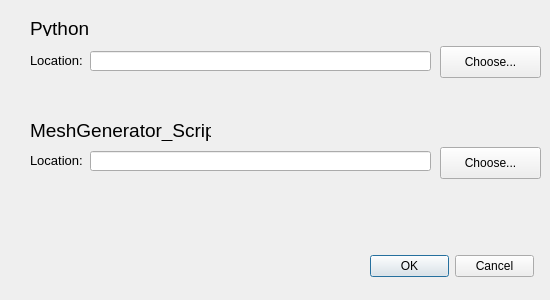
<?xml version="1.0" encoding="UTF-8"?>
<ui version="4.0">
 <class>Dialog</class>
 <widget class="QDialog" name="Dialog">
  <property name="geometry">
   <rect>
    <x>0</x>
    <y>0</y>
    <width>550</width>
    <height>300</height>
   </rect>
  </property>
  <property name="sizePolicy">
   <sizepolicy hsizetype="Fixed" vsizetype="Preferred">
    <horstretch>0</horstretch>
    <verstretch>0</verstretch>
   </sizepolicy>
  </property>
  <property name="minimumSize">
   <size>
    <width>400</width>
    <height>300</height>
   </size>
  </property>
  <property name="windowTitle">
   <string>Preferences...</string>
  </property>
  <widget class="QLabel" name="pythonLabel">
   <property name="geometry">
    <rect>
     <x>30</x>
     <y>20</y>
     <width>62</width>
     <height>16</height>
    </rect>
   </property>
   <property name="font">
    <font>
     <pointsize>14</pointsize>
    </font>
   </property>
   <property name="text">
    <string>Python</string>
   </property>
  </widget>
  <widget class="QLabel" name="pythonLocation">
   <property name="geometry">
    <rect>
     <x>30</x>
     <y>52</y>
     <width>62</width>
     <height>16</height>
    </rect>
   </property>
   <property name="font">
    <font>
     <pointsize>10</pointsize>
    </font>
   </property>
   <property name="text">
    <string>Location:</string>
   </property>
  </widget>
  <widget class="QLabel" name="meshGenLabel">
   <property name="geometry">
    <rect>
     <x>30</x>
     <y>120</y>
     <width>181</width>
     <height>21</height>
    </rect>
   </property>
   <property name="font">
    <font>
     <pointsize>14</pointsize>
    </font>
   </property>
   <property name="text">
    <string>MeshGenerator_Script</string>
   </property>
  </widget>
  <widget class="QLabel" name="mehGenLocation">
   <property name="geometry">
    <rect>
     <x>30</x>
     <y>152</y>
     <width>62</width>
     <height>16</height>
    </rect>
   </property>
   <property name="font">
    <font>
     <pointsize>10</pointsize>
    </font>
   </property>
   <property name="text">
    <string>Location:</string>
   </property>
  </widget>
  <widget class="QLineEdit" name="pythonEdit">
   <property name="geometry">
    <rect>
     <x>90</x>
     <y>51</y>
     <width>341</width>
     <height>20</height>
    </rect>
   </property>
  </widget>
  <widget class="QLineEdit" name="meshGenEdit">
   <property name="geometry">
    <rect>
     <x>90</x>
     <y>151</y>
     <width>341</width>
     <height>20</height>
    </rect>
   </property>
  </widget>
  <widget class="QDialogButtonBox" name="buttonBox">
   <property name="enabled">
    <bool>true</bool>
   </property>
   <property name="geometry">
    <rect>
     <x>370</x>
     <y>250</y>
     <width>164</width>
     <height>32</height>
    </rect>
   </property>
   <property name="standardButtons">
    <set>QDialogButtonBox::Cancel|QDialogButtonBox::Ok</set>
   </property>
  </widget>
  <widget class="QPushButton" name="pythonChoose">
   <property name="geometry">
    <rect>
     <x>440</x>
     <y>46</y>
     <width>101</width>
     <height>32</height>
    </rect>
   </property>
   <property name="text">
    <string>Choose...</string>
   </property>
  </widget>
  <widget class="QPushButton" name="scriptChoose">
   <property name="geometry">
    <rect>
     <x>440</x>
     <y>147</y>
     <width>101</width>
     <height>32</height>
    </rect>
   </property>
   <property name="text">
    <string>Choose...</string>
   </property>
  </widget>
 </widget>
 <resources/>
 <connections>
  <connection>
   <sender>buttonBox</sender>
   <signal>accepted()</signal>
   <receiver>Dialog</receiver>
   <slot>okPressed()</slot>
   <hints>
    <hint type="sourcelabel">
     <x>427</x>
     <y>259</y>
    </hint>
    <hint type="destinationlabel">
     <x>307</x>
     <y>187</y>
    </hint>
   </hints>
  </connection>
  <connection>
   <sender>buttonBox</sender>
   <signal>rejected()</signal>
   <receiver>Dialog</receiver>
   <slot>cancelPressed()</slot>
   <hints>
    <hint type="sourcelabel">
     <x>393</x>
     <y>264</y>
    </hint>
    <hint type="destinationlabel">
     <x>245</x>
     <y>242</y>
    </hint>
   </hints>
  </connection>
  <connection>
   <sender>pythonChoose</sender>
   <signal>clicked()</signal>
   <receiver>Dialog</receiver>
   <slot>pythonChoosePressed()</slot>
   <hints>
    <hint type="sourcelabel">
     <x>482</x>
     <y>59</y>
    </hint>
    <hint type="destinationlabel">
     <x>411</x>
     <y>18</y>
    </hint>
   </hints>
  </connection>
  <connection>
   <sender>scriptChoose</sender>
   <signal>clicked()</signal>
   <receiver>Dialog</receiver>
   <slot>scriptChoosePressed()</slot>
   <hints>
    <hint type="sourcelabel">
     <x>482</x>
     <y>161</y>
    </hint>
    <hint type="destinationlabel">
     <x>389</x>
     <y>108</y>
    </hint>
   </hints>
  </connection>
 </connections>
 <slots>
  <slot>okPressed()</slot>
  <slot>cancelPressed()</slot>
  <slot>pythonChoosePressed()</slot>
  <slot>scriptChoosePressed()</slot>
 </slots>
</ui>
